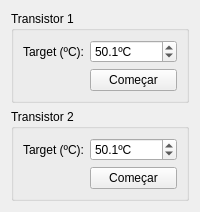
           <widget class="QWidget" name="OnOff">
            <attribute name="title">
             <string>On-Off</string>
            </attribute>
            <layout class="QVBoxLayout" name="verticalLayout_11">
             <item>
              <widget class="QGroupBox" name="groupBox_6">
               <property name="title">
                <string>Transistor 1</string>
               </property>
               <layout class="QGridLayout" name="gridLayout_3">
                <item row="0" column="0">
                 <layout class="QFormLayout" name="formLayout">
                  <item row="0" column="0">
                   <widget class="QLabel" name="label_3">
                    <property name="text">
                     <string>Target (ºC):</string>
                    </property>
                   </widget>
                  </item>
                  <item row="0" column="1">
                   <widget class="QDoubleSpinBox" name="ooT1TargetDSBox">
                    <property name="suffix">
                     <string>ºC</string>
                    </property>
                    <property name="decimals">
                     <number>1</number>
                    </property>
                    <property name="singleStep">
                     <double>0.323000000000000</double>
                    </property>
                    <property name="value">
                     <double>50.100000000000001</double>
                    </property>
                   </widget>
                  </item>
                  <item row="1" column="1">
                   <widget class="QPushButton" name="ooT1StartButton">
                    <property name="text">
                     <string>Começar</string>
                    </property>
                   </widget>
                  </item>
                 </layout>
                </item>
               </layout>
              </widget>
             </item>
             <item>
              <widget class="QGroupBox" name="groupBox_7">
               <property name="title">
                <string>Transistor 2</string>
               </property>
               <layout class="QGridLayout" name="gridLayout_7">
                <item row="0" column="0">
                 <layout class="QFormLayout" name="formLayout_6">
                  <item row="0" column="0">
                   <widget class="QLabel" name="label_24">
                    <property name="text">
                     <string>Target (ºC):</string>
                    </property>
                   </widget>
                  </item>
                  <item row="0" column="1">
                   <widget class="QDoubleSpinBox" name="ooT2TargetDSBox">
                    <property name="suffix">
                     <string>ºC</string>
                    </property>
                    <property name="decimals">
                     <number>1</number>
                    </property>
                    <property name="singleStep">
                     <double>0.323000000000000</double>
                    </property>
                    <property name="value">
                     <double>50.100000000000001</double>
                    </property>
                   </widget>
                  </item>
                  <item row="1" column="1">
                   <widget class="QPushButton" name="ooT2StartButton">
                    <property name="text">
                     <string>Começar</string>
                    </property>
                   </widget>
                  </item>
                 </layout>
                </item>
               </layout>
              </widget>
             </item>
            </layout>
           </widget>
